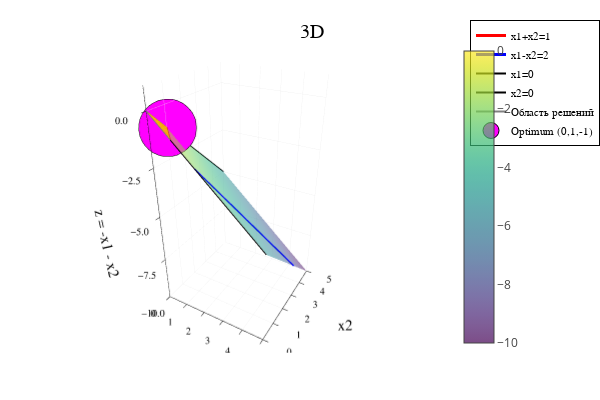

Notebook cell for this chart:
### Code cell
using Plots

f(x, y) = -x - y

xrange = 0:0.1:5
yrange = 0:0.1:5
Z = [ f(x, y) for x in xrange, y in yrange ]

p3d = surface(
    xrange, yrange, Z,
    color = :viridis,
    alpha  = 0.7,
    xlabel = "x1", ylabel = "x2", zlabel = "z = -x1 - x2",
    title  = "3D"
)

t = 0:0.01:1
x_line = t
y_line = 1 .- t
z_line = fill(-1.0, length(t))
plot!(p3d, x_line, y_line, z_line, lw=3, lc=:red, label="x1+x2=1")

t2 = 2:0.01:5
x_line2 = t2
y_line2 = t2 .- 2
z_line2 = [ f(x, y) for (x, y) in zip(x_line2, y_line2) ]
plot!(p3d, x_line2, y_line2, z_line2, lw=3, lc=:blue, label="x1-x2=2")

y_vals = 0:0.01:5
x_vals = zeros(length(y_vals))
z_vals = [ f(0, y) for y in y_vals ]
plot!(p3d, x_vals, y_vals, z_vals, lw=2, lc=:black, label="x1=0")

x_vals2 = 0:0.01:5
y_vals2 = zeros(length(x_vals2))
z_vals2 = [ f(x, 0) for x in x_vals2 ]
plot!(p3d, x_vals2, y_vals2, z_vals2, lw=2, lc=:black, label="x2=0")

A = (0.0, 0.0)
B = (1.0, 0.0)
C = (0.0, 1.0)

t_AB = 0:0.01:1
x_AB = t_AB
y_AB = zeros(length(t_AB))
z_AB = [ f(x, 0) for x in x_AB ]
plot!(p3d, x_AB, y_AB, z_AB, lw=2, lc=:gray, label="Область решений")

t_BC = 0:0.01:1
x_BC = 1 .- t_BC
y_BC = t_BC
z_BC = fill(-1.0, length(t_BC))
plot!(p3d, x_BC, y_BC, z_BC, lw=2, lc=:gray, label="")

t_CA = 0:0.01:1
x_CA = zeros(length(t_CA))
y_CA = 1 .- t_CA
z_CA = [ f(0, y) for y in y_CA ]
plot!(p3d, x_CA, y_CA, z_CA, lw=2, lc=:gray, label="")

delta = 0.05
step = 0.1
for x in 0:step:1
    for y in 0:step:1
        if (x >= 0) && (y >= 0) && (x + y <= 1) && (x + delta + y + delta <= 1)
            x_start = x
            y_start = y
            z_start = f(x, y)
            x_end = x + delta
            y_end = y + delta
            z_end = f(x + delta, y + delta)
            plot!(p3d, [x_start, x_end], [y_start, y_end], [z_start, z_end],
                  lw=1.5, lc=:orange, label="")
        end
    end
end

x_opt = 0.0
y_opt = 1.0
z_opt = f(x_opt, y_opt)  # = -1
scatter!(p3d, [x_opt], [y_opt], [z_opt],
    marker = :star5, markersize = 10, color = :magenta,
    label = "Optimum (0,1,-1)"
)

xlims!(p3d, (0,5))
ylims!(p3d, (0,5))
zlims!(p3d, (-10,1))

display(p3d)

### Figure 1 — Plotly figure (JSON) as saved in the notebook; plotly's stock layout.template omitted (floating-point values rounded to 4 significant figures; data arrays with more than 128 entries replaced by an {"elided": "..."} marker saying what was removed)
{"data": [{"colorbar": {"len": 0.8657, "title": "", "x": 0.7568, "y": 0.5087}, "colorscale": {"elided": "256x2 mixed values"}, "name": "y1", "opacity": 0.7, "scene": "scene", "showlegend": false, "showscale": true, "type": "surface", "x": [0, 0.1, 0.2, 0.3, 0.4, 0.5, 0.6, 0.7, 0.8, 0.9, 1, 1.1, 1.2, 1.3, 1.4, 1.5, 1.6, 1.7, 1.8, 1.9, 2, 2.1, 2.2, 2.3, 2.4, 2.5, 2.6, 2.7, 2.8, 2.9, 3, 3.1, 3.2, 3.3, 3.4, 3.5, 3.6, 3.7, 3.8, 3.9, 4, 4.1, 4.2, 4.3, 4.4, 4.5, 4.6, 4.7, 4.8, 4.9, 5], "xaxis": "x", "y": [0, 0.1, 0.2, 0.3, 0.4, 0.5, 0.6, 0.7, 0.8, 0.9, 1, 1.1, 1.2, 1.3, 1.4, 1.5, 1.6, 1.7, 1.8, 1.9, 2, 2.1, 2.2, 2.3, 2.4, 2.5, 2.6, 2.7, 2.8, 2.9, 3, 3.1, 3.2, 3.3, 3.4, 3.5, 3.6, 3.7, 3.8, 3.9, 4, 4.1, 4.2, 4.3, 4.4, 4.5, 4.6, 4.7, 4.8, 4.9, 5], "yaxis": "y", "z": {"elided": "51x51 float values"}, "zaxis": "z", "zmax": 0, "zmin": -10}, {"colorbar": {"len": 0.8657, "title": "", "x": 0.7568, "y": 0.5087}, "legendgroup": "x1+x2=1", "line": {"color": "rgba(255, 0, 0, 1.000)", "dash": "solid", "shape": "linear", "width": 3}, "mode": "lines", "name": "x1+x2=1", "scene": "scene", "showlegend": true, "type": "scatter3d", "x": [0, 0.01, 0.02, 0.03, 0.04, 0.05, 0.06, 0.07, 0.08, 0.09, 0.1, 0.11, 0.12, 0.13, 0.14, 0.15, 0.16, 0.17, 0.18, 0.19, 0.2, 0.21, 0.22, 0.23, 0.24, 0.25, 0.26, 0.27, 0.28, 0.29, 0.3, 0.31, 0.32, 0.33, 0.34, 0.35, 0.36, 0.37, 0.38, 0.39, 0.4, 0.41, 0.42, 0.43, 0.44, 0.45, 0.46, 0.47, 0.48, 0.49, 0.5, 0.51, 0.52, 0.53, 0.54, 0.55, 0.56, 0.57, 0.58, 0.59, 0.6, 0.61, 0.62, 0.63, 0.64, 0.65, 0.66, 0.67, 0.68, 0.69, 0.7, 0.71, 0.72, 0.73, 0.74, 0.75, 0.76, 0.77, 0.78, 0.79, 0.8, 0.81, 0.82, 0.83, 0.84, 0.85, 0.86, 0.87, 0.88, 0.89, 0.9, 0.91, 0.92, 0.93, 0.94, 0.95, 0.96, 0.97, 0.98, 0.99, 1], "xaxis": "x", "y": [1, 0.99, 0.98, 0.97, 0.96, 0.95, 0.94, 0.93, 0.92, 0.91, 0.9, 0.89, 0.88, 0.87, 0.86, 0.85, 0.84, 0.83, 0.82, 0.81, 0.8, 0.79, 0.78, 0.77, 0.76, 0.75, 0.74, 0.73, 0.72, 0.71, 0.7, 0.69, 0.68, 0.67, 0.66, 0.65, 0.64, 0.63, 0.62, 0.61, 0.6, 0.59, 0.58, 0.57, 0.56, 0.55, 0.54, 0.53, 0.52, 0.51, 0.5, 0.49, 0.48, 0.47, 0.46, 0.45, 0.44, 0.43, 0.42, 0.41, 0.4, 0.39, 0.38, 0.37, 0.36, 0.35, 0.34, 0.33, 0.32, 0.31, 0.3, 0.29, 0.28, 0.27, 0.26, 0.25, 0.24, 0.23, 0.22, 0.21, 0.2, 0.19, 0.18, 0.17, 0.16, 0.15, 0.14, 0.13, 0.12, 0.11, 0.1, 0.09, 0.08, 0.07, 0.06, 0.05, 0.04, 0.03, 0.02, 0.01, 0], "yaxis": "y", "z": [-1, -1, -1, -1, -1, -1, -1, -1, -1, -1, -1, -1, -1, -1, -1, -1, -1, -1, -1, -1, -1, -1, -1, -1, -1, -1, -1, -1, -1, -1, -1, -1, -1, -1, -1, -1, -1, -1, -1, -1, -1, -1, -1, -1, -1, -1, -1, -1, -1, -1, -1, -1, -1, -1, -1, -1, -1, -1, -1, -1, -1, -1, -1, -1, -1, -1, -1, -1, -1, -1, -1, -1, -1, -1, -1, -1, -1, -1, -1, -1, -1, -1, -1, -1, -1, -1, -1, -1, -1, -1, -1, -1, -1, -1, -1, -1, -1, -1, -1, -1, -1], "zaxis": "z", "zmax": 0, "zmin": -10}, {"colorbar": {"len": 0.8657, "title": "", "x": 0.7568, "y": 0.5087}, "legendgroup": "x1-x2=2", "line": {"color": "rgba(0, 0, 255, 1.000)", "dash": "solid", "shape": "linear", "width": 3}, "mode": "lines", "name": "x1-x2=2", "scene": "scene", "showlegend": true, "type": "scatter3d", "x": {"elided": "301 float values"}, "xaxis": "x", "y": {"elided": "301 float values"}, "yaxis": "y", "z": {"elided": "301 float values"}, "zaxis": "z", "zmax": 0, "zmin": -10}, {"colorbar": {"len": 0.8657, "title": "", "x": 0.7568, "y": 0.5087}, "legendgroup": "x1=0", "line": {"color": "rgba(0, 0, 0, 1.000)", "dash": "solid", "shape": "linear", "width": 2}, "mode": "lines", "name": "x1=0", "scene": "scene", "showlegend": true, "type": "scatter3d", "x": {"elided": "501 int values"}, "xaxis": "x", "y": {"elided": "501 float values"}, "yaxis": "y", "z": {"elided": "501 float values"}, "zaxis": "z", "zmax": 0, "zmin": -10}, {"colorbar": {"len": 0.8657, "title": "", "x": 0.7568, "y": 0.5087}, "legendgroup": "x2=0", "line": {"color": "rgba(0, 0, 0, 1.000)", "dash": "solid", "shape": "linear", "width": 2}, "mode": "lines", "name": "x2=0", "scene": "scene", "showlegend": true, "type": "scatter3d", "x": {"elided": "501 float values"}, "xaxis": "x", "y": {"elided": "501 int values"}, "yaxis": "y", "z": {"elided": "501 float values"}, "zaxis": "z", "zmax": 0, "zmin": -10}, {"colorbar": {"len": 0.8657, "title": "", "x": 0.7568, "y": 0.5087}, "legendgroup": "Область решений", "line": {"color": "rgba(128, 128, 128, 1.000)", "dash": "solid", "shape": "linear", "width": 2}, "mode": "lines", "name": "Область решений", "scene": "scene", "showlegend": true, "type": "scatter3d", "x": [0, 0.01, 0.02, 0.03, 0.04, 0.05, 0.06, 0.07, 0.08, 0.09, 0.1, 0.11, 0.12, 0.13, 0.14, 0.15, 0.16, 0.17, 0.18, 0.19, 0.2, 0.21, 0.22, 0.23, 0.24, 0.25, 0.26, 0.27, 0.28, 0.29, 0.3, 0.31, 0.32, 0.33, 0.34, 0.35, 0.36, 0.37, 0.38, 0.39, 0.4, 0.41, 0.42, 0.43, 0.44, 0.45, 0.46, 0.47, 0.48, 0.49, 0.5, 0.51, 0.52, 0.53, 0.54, 0.55, 0.56, 0.57, 0.58, 0.59, 0.6, 0.61, 0.62, 0.63, 0.64, 0.65, 0.66, 0.67, 0.68, 0.69, 0.7, 0.71, 0.72, 0.73, 0.74, 0.75, 0.76, 0.77, 0.78, 0.79, 0.8, 0.81, 0.82, 0.83, 0.84, 0.85, 0.86, 0.87, 0.88, 0.89, 0.9, 0.91, 0.92, 0.93, 0.94, 0.95, 0.96, 0.97, 0.98, 0.99, 1], "xaxis": "x", "y": [0, 0, 0, 0, 0, 0, 0, 0, 0, 0, 0, 0, 0, 0, 0, 0, 0, 0, 0, 0, 0, 0, 0, 0, 0, 0, 0, 0, 0, 0, 0, 0, 0, 0, 0, 0, 0, 0, 0, 0, 0, 0, 0, 0, 0, 0, 0, 0, 0, 0, 0, 0, 0, 0, 0, 0, 0, 0, 0, 0, 0, 0, 0, 0, 0, 0, 0, 0, 0, 0, 0, 0, 0, 0, 0, 0, 0, 0, 0, 0, 0, 0, 0, 0, 0, 0, 0, 0, 0, 0, 0, 0, 0, 0, 0, 0, 0, 0, 0, 0, 0], "yaxis": "y", "z": [0, -0.01, -0.02, -0.03, -0.04, -0.05, -0.06, -0.07, -0.08, -0.09, -0.1, -0.11, -0.12, -0.13, -0.14, -0.15, -0.16, -0.17, -0.18, -0.19, -0.2, -0.21, -0.22, -0.23, -0.24, -0.25, -0.26, -0.27, -0.28, -0.29, -0.3, -0.31, -0.32, -0.33, -0.34, -0.35, -0.36, -0.37, -0.38, -0.39, -0.4, -0.41, -0.42, -0.43, -0.44, -0.45, -0.46, -0.47, -0.48, -0.49, -0.5, -0.51, -0.52, -0.53, -0.54, -0.55, -0.56, -0.57, -0.58, -0.59, -0.6, -0.61, -0.62, -0.63, -0.64, -0.65, -0.66, -0.67, -0.68, -0.69, -0.7, -0.71, -0.72, -0.73, -0.74, -0.75, -0.76, -0.77, -0.78, -0.79, -0.8, -0.81, -0.82, -0.83, -0.84, -0.85, -0.86, -0.87, -0.88, -0.89, -0.9, -0.91, -0.92, -0.93, -0.94, -0.95, -0.96, -0.97, -0.98, -0.99, -1], "zaxis": "z", "zmax": 0, "zmin": -10}, {"colorbar": {"len": 0.8657, "title": "", "x": 0.7568, "y": 0.5087}, "legendgroup": "", "line": {"color": "rgba(128, 128, 128, 1.000)", "dash": "solid", "shape": "linear", "width": 2}, "mode": "lines", "name": "", "scene": "scene", "showlegend": false, "type": "scatter3d", "x": [1, 0.99, 0.98, 0.97, 0.96, 0.95, 0.94, 0.93, 0.92, 0.91, 0.9, 0.89, 0.88, 0.87, 0.86, 0.85, 0.84, 0.83, 0.82, 0.81, 0.8, 0.79, 0.78, 0.77, 0.76, 0.75, 0.74, 0.73, 0.72, 0.71, 0.7, 0.69, 0.68, 0.67, 0.66, 0.65, 0.64, 0.63, 0.62, 0.61, 0.6, 0.59, 0.58, 0.57, 0.56, 0.55, 0.54, 0.53, 0.52, 0.51, 0.5, 0.49, 0.48, 0.47, 0.46, 0.45, 0.44, 0.43, 0.42, 0.41, 0.4, 0.39, 0.38, 0.37, 0.36, 0.35, 0.34, 0.33, 0.32, 0.31, 0.3, 0.29, 0.28, 0.27, 0.26, 0.25, 0.24, 0.23, 0.22, 0.21, 0.2, 0.19, 0.18, 0.17, 0.16, 0.15, 0.14, 0.13, 0.12, 0.11, 0.1, 0.09, 0.08, 0.07, 0.06, 0.05, 0.04, 0.03, 0.02, 0.01, 0], "xaxis": "x", "y": [0, 0.01, 0.02, 0.03, 0.04, 0.05, 0.06, 0.07, 0.08, 0.09, 0.1, 0.11, 0.12, 0.13, 0.14, 0.15, 0.16, 0.17, 0.18, 0.19, 0.2, 0.21, 0.22, 0.23, 0.24, 0.25, 0.26, 0.27, 0.28, 0.29, 0.3, 0.31, 0.32, 0.33, 0.34, 0.35, 0.36, 0.37, 0.38, 0.39, 0.4, 0.41, 0.42, 0.43, 0.44, 0.45, 0.46, 0.47, 0.48, 0.49, 0.5, 0.51, 0.52, 0.53, 0.54, 0.55, 0.56, 0.57, 0.58, 0.59, 0.6, 0.61, 0.62, 0.63, 0.64, 0.65, 0.66, 0.67, 0.68, 0.69, 0.7, 0.71, 0.72, 0.73, 0.74, 0.75, 0.76, 0.77, 0.78, 0.79, 0.8, 0.81, 0.82, 0.83, 0.84, 0.85, 0.86, 0.87, 0.88, 0.89, 0.9, 0.91, 0.92, 0.93, 0.94, 0.95, 0.96, 0.97, 0.98, 0.99, 1], "yaxis": "y", "z": [-1, -1, -1, -1, -1, -1, -1, -1, -1, -1, -1, -1, -1, -1, -1, -1, -1, -1, -1, -1, -1, -1, -1, -1, -1, -1, -1, -1, -1, -1, -1, -1, -1, -1, -1, -1, -1, -1, -1, -1, -1, -1, -1, -1, -1, -1, -1, -1, -1, -1, -1, -1, -1, -1, -1, -1, -1, -1, -1, -1, -1, -1, -1, -1, -1, -1, -1, -1, -1, -1, -1, -1, -1, -1, -1, -1, -1, -1, -1, -1, -1, -1, -1, -1, -1, -1, -1, -1, -1, -1, -1, -1, -1, -1, -1, -1, -1, -1, -1, -1, -1], "zaxis": "z", "zmax": 0, "zmin": -10}, {"colorbar": {"len": 0.8657, "title": "", "x": 0.7568, "y": 0.5087}, "legendgroup": "", "line": {"color": "rgba(128, 128, 128, 1.000)", "dash": "solid", "shape": "linear", "width": 2}, "mode": "lines", "name": "", "scene": "scene", "showlegend": false, "type": "scatter3d", "x": [0, 0, 0, 0, 0, 0, 0, 0, 0, 0, 0, 0, 0, 0, 0, 0, 0, 0, 0, 0, 0, 0, 0, 0, 0, 0, 0, 0, 0, 0, 0, 0, 0, 0, 0, 0, 0, 0, 0, 0, 0, 0, 0, 0, 0, 0, 0, 0, 0, 0, 0, 0, 0, 0, 0, 0, 0, 0, 0, 0, 0, 0, 0, 0, 0, 0, 0, 0, 0, 0, 0, 0, 0, 0, 0, 0, 0, 0, 0, 0, 0, 0, 0, 0, 0, 0, 0, 0, 0, 0, 0, 0, 0, 0, 0, 0, 0, 0, 0, 0, 0], "xaxis": "x", "y": [1, 0.99, 0.98, 0.97, 0.96, 0.95, 0.94, 0.93, 0.92, 0.91, 0.9, 0.89, 0.88, 0.87, 0.86, 0.85, 0.84, 0.83, 0.82, 0.81, 0.8, 0.79, 0.78, 0.77, 0.76, 0.75, 0.74, 0.73, 0.72, 0.71, 0.7, 0.69, 0.68, 0.67, 0.66, 0.65, 0.64, 0.63, 0.62, 0.61, 0.6, 0.59, 0.58, 0.57, 0.56, 0.55, 0.54, 0.53, 0.52, 0.51, 0.5, 0.49, 0.48, 0.47, 0.46, 0.45, 0.44, 0.43, 0.42, 0.41, 0.4, 0.39, 0.38, 0.37, 0.36, 0.35, 0.34, 0.33, 0.32, 0.31, 0.3, 0.29, 0.28, 0.27, 0.26, 0.25, 0.24, 0.23, 0.22, 0.21, 0.2, 0.19, 0.18, 0.17, 0.16, 0.15, 0.14, 0.13, 0.12, 0.11, 0.1, 0.09, 0.08, 0.07, 0.06, 0.05, 0.04, 0.03, 0.02, 0.01, 0], "yaxis": "y", "z": [-1, -0.99, -0.98, -0.97, -0.96, -0.95, -0.94, -0.93, -0.92, -0.91, -0.9, -0.89, -0.88, -0.87, -0.86, -0.85, -0.84, -0.83, -0.82, -0.81, -0.8, -0.79, -0.78, -0.77, -0.76, -0.75, -0.74, -0.73, -0.72, -0.71, -0.7, -0.69, -0.68, -0.67, -0.66, -0.65, -0.64, -0.63, -0.62, -0.61, -0.6, -0.59, -0.58, -0.57, -0.56, -0.55, -0.54, -0.53, -0.52, -0.51, -0.5, -0.49, -0.48, -0.47, -0.46, -0.45, -0.44, -0.43, -0.42, -0.41, -0.4, -0.39, -0.38, -0.37, -0.36, -0.35, -0.34, -0.33, -0.32, -0.31, -0.3, -0.29, -0.28, -0.27, -0.26, -0.25, -0.24, -0.23, -0.22, -0.21, -0.2, -0.19, -0.18, -0.17, -0.16, -0.15, -0.14, -0.13, -0.12, -0.11, -0.1, -0.09, -0.08, -0.07, -0.06, -0.05, -0.04, -0.03, -0.02, -0.01, 0], "zaxis": "z", "zmax": 0, "zmin": -10}, {"colorbar": {"len": 0.8657, "title": "", "x": 0.7568, "y": 0.5087}, "legendgroup": "", "line": {"color": "rgba(255, 165, 0, 1.000)", "dash": "solid", "shape": "linear", "width": 1.5}, "mode": "lines", "name": "", "scene": "scene", "showlegend": false, "type": "scatter3d", "x": [0, 0.05], "xaxis": "x", "y": [0, 0.05], "yaxis": "y", "z": [0, -0.1], "zaxis": "z", "zmax": 0, "zmin": -10}, {"colorbar": {"len": 0.8657, "title": "", "x": 0.7568, "y": 0.5087}, "legendgroup": "", "line": {"color": "rgba(255, 165, 0, 1.000)", "dash": "solid", "shape": "linear", "width": 1.5}, "mode": "lines", "name": "", "scene": "scene", "showlegend": false, "type": "scatter3d", "x": [0, 0.05], "xaxis": "x", "y": [0.1, 0.15], "yaxis": "y", "z": [-0.1, -0.2], "zaxis": "z", "zmax": 0, "zmin": -10}, {"colorbar": {"len": 0.8657, "title": "", "x": 0.7568, "y": 0.5087}, "legendgroup": "", "line": {"color": "rgba(255, 165, 0, 1.000)", "dash": "solid", "shape": "linear", "width": 1.5}, "mode": "lines", "name": "", "scene": "scene", "showlegend": false, "type": "scatter3d", "x": [0, 0.05], "xaxis": "x", "y": [0.2, 0.25], "yaxis": "y", "z": [-0.2, -0.3], "zaxis": "z", "zmax": 0, "zmin": -10}, {"colorbar": {"len": 0.8657, "title": "", "x": 0.7568, "y": 0.5087}, "legendgroup": "", "line": {"color": "rgba(255, 165, 0, 1.000)", "dash": "solid", "shape": "linear", "width": 1.5}, "mode": "lines", "name": "", "scene": "scene", "showlegend": false, "type": "scatter3d", "x": [0, 0.05], "xaxis": "x", "y": [0.3, 0.35], "yaxis": "y", "z": [-0.3, -0.4], "zaxis": "z", "zmax": 0, "zmin": -10}, {"colorbar": {"len": 0.8657, "title": "", "x": 0.7568, "y": 0.5087}, "legendgroup": "", "line": {"color": "rgba(255, 165, 0, 1.000)", "dash": "solid", "shape": "linear", "width": 1.5}, "mode": "lines", "name": "", "scene": "scene", "showlegend": false, "type": "scatter3d", "x": [0, 0.05], "xaxis": "x", "y": [0.4, 0.45], "yaxis": "y", "z": [-0.4, -0.5], "zaxis": "z", "zmax": 0, "zmin": -10}, {"colorbar": {"len": 0.8657, "title": "", "x": 0.7568, "y": 0.5087}, "legendgroup": "", "line": {"color": "rgba(255, 165, 0, 1.000)", "dash": "solid", "shape": "linear", "width": 1.5}, "mode": "lines", "name": "", "scene": "scene", "showlegend": false, "type": "scatter3d", "x": [0, 0.05], "xaxis": "x", "y": [0.5, 0.55], "yaxis": "y", "z": [-0.5, -0.6], "zaxis": "z", "zmax": 0, "zmin": -10}, {"colorbar": {"len": 0.8657, "title": "", "x": 0.7568, "y": 0.5087}, "legendgroup": "", "line": {"color": "rgba(255, 165, 0, 1.000)", "dash": "solid", "shape": "linear", "width": 1.5}, "mode": "lines", "name": "", "scene": "scene", "showlegend": false, "type": "scatter3d", "x": [0, 0.05], "xaxis": "x", "y": [0.6, 0.65], "yaxis": "y", "z": [-0.6, -0.7], "zaxis": "z", "zmax": 0, "zmin": -10}, {"colorbar": {"len": 0.8657, "title": "", "x": 0.7568, "y": 0.5087}, "legendgroup": "", "line": {"color": "rgba(255, 165, 0, 1.000)", "dash": "solid", "shape": "linear", "width": 1.5}, "mode": "lines", "name": "", "scene": "scene", "showlegend": false, "type": "scatter3d", "x": [0, 0.05], "xaxis": "x", "y": [0.7, 0.75], "yaxis": "y", "z": [-0.7, -0.8], "zaxis": "z", "zmax": 0, "zmin": -10}, {"colorbar": {"len": 0.8657, "title": "", "x": 0.7568, "y": 0.5087}, "legendgroup": "", "line": {"color": "rgba(255, 165, 0, 1.000)", "dash": "solid", "shape": "linear", "width": 1.5}, "mode": "lines", "name": "", "scene": "scene", "showlegend": false, "type": "scatter3d", "x": [0, 0.05], "xaxis": "x", "y": [0.8, 0.85], "yaxis": "y", "z": [-0.8, -0.9], "zaxis": "z", "zmax": 0, "zmin": -10}, {"colorbar": {"len": 0.8657, "title": "", "x": 0.7568, "y": 0.5087}, "legendgroup": "", "line": {"color": "rgba(255, 165, 0, 1.000)", "dash": "solid", "shape": "linear", "width": 1.5}, "mode": "lines", "name": "", "scene": "scene", "showlegend": false, "type": "scatter3d", "x": [0, 0.05], "xaxis": "x", "y": [0.9, 0.95], "yaxis": "y", "z": [-0.9, -1], "zaxis": "z", "zmax": 0, "zmin": -10}, {"colorbar": {"len": 0.8657, "title": "", "x": 0.7568, "y": 0.5087}, "legendgroup": "", "line": {"color": "rgba(255, 165, 0, 1.000)", "dash": "solid", "shape": "linear", "width": 1.5}, "mode": "lines", "name": "", "scene": "scene", "showlegend": false, "type": "scatter3d", "x": [0.1, 0.15], "xaxis": "x", "y": [0, 0.05], "yaxis": "y", "z": [-0.1, -0.2], "zaxis": "z", "zmax": 0, "zmin": -10}, {"colorbar": {"len": 0.8657, "title": "", "x": 0.7568, "y": 0.5087}, "legendgroup": "", "line": {"color": "rgba(255, 165, 0, 1.000)", "dash": "solid", "shape": "linear", "width": 1.5}, "mode": "lines", "name": "", "scene": "scene", "showlegend": false, "type": "scatter3d", "x": [0.1, 0.15], "xaxis": "x", "y": [0.1, 0.15], "yaxis": "y", "z": [-0.2, -0.3], "zaxis": "z", "zmax": 0, "zmin": -10}, {"colorbar": {"len": 0.8657, "title": "", "x": 0.7568, "y": 0.5087}, "legendgroup": "", "line": {"color": "rgba(255, 165, 0, 1.000)", "dash": "solid", "shape": "linear", "width": 1.5}, "mode": "lines", "name": "", "scene": "scene", "showlegend": false, "type": "scatter3d", "x": [0.1, 0.15], "xaxis": "x", "y": [0.2, 0.25], "yaxis": "y", "z": [-0.3, -0.4], "zaxis": "z", "zmax": 0, "zmin": -10}, {"colorbar": {"len": 0.8657, "title": "", "x": 0.7568, "y": 0.5087}, "legendgroup": "", "line": {"color": "rgba(255, 165, 0, 1.000)", "dash": "solid", "shape": "linear", "width": 1.5}, "mode": "lines", "name": "", "scene": "scene", "showlegend": false, "type": "scatter3d", "x": [0.1, 0.15], "xaxis": "x", "y": [0.3, 0.35], "yaxis": "y", "z": [-0.4, -0.5], "zaxis": "z", "zmax": 0, "zmin": -10}, {"colorbar": {"len": 0.8657, "title": "", "x": 0.7568, "y": 0.5087}, "legendgroup": "", "line": {"color": "rgba(255, 165, 0, 1.000)", "dash": "solid", "shape": "linear", "width": 1.5}, "mode": "lines", "name": "", "scene": "scene", "showlegend": false, "type": "scatter3d", "x": [0.1, 0.15], "xaxis": "x", "y": [0.4, 0.45], "yaxis": "y", "z": [-0.5, -0.6], "zaxis": "z", "zmax": 0, "zmin": -10}, {"colorbar": {"len": 0.8657, "title": "", "x": 0.7568, "y": 0.5087}, "legendgroup": "", "line": {"color": "rgba(255, 165, 0, 1.000)", "dash": "solid", "shape": "linear", "width": 1.5}, "mode": "lines", "name": "", "scene": "scene", "showlegend": false, "type": "scatter3d", "x": [0.1, 0.15], "xaxis": "x", "y": [0.5, 0.55], "yaxis": "y", "z": [-0.6, -0.7], "zaxis": "z", "zmax": 0, "zmin": -10}, {"colorbar": {"len": 0.8657, "title": "", "x": 0.7568, "y": 0.5087}, "legendgroup": "", "line": {"color": "rgba(255, 165, 0, 1.000)", "dash": "solid", "shape": "linear", "width": 1.5}, "mode": "lines", "name": "", "scene": "scene", "showlegend": false, "type": "scatter3d", "x": [0.1, 0.15], "xaxis": "x", "y": [0.6, 0.65], "yaxis": "y", "z": [-0.7, -0.8], "zaxis": "z", "zmax": 0, "zmin": -10}, {"colorbar": {"len": 0.8657, "title": "", "x": 0.7568, "y": 0.5087}, "legendgroup": "", "line": {"color": "rgba(255, 165, 0, 1.000)", "dash": "solid", "shape": "linear", "width": 1.5}, "mode": "lines", "name": "", "scene": "scene", "showlegend": false, "type": "scatter3d", "x": [0.1, 0.15], "xaxis": "x", "y": [0.7, 0.75], "yaxis": "y", "z": [-0.8, -0.9], "zaxis": "z", "zmax": 0, "zmin": -10}, {"colorbar": {"len": 0.8657, "title": "", "x": 0.7568, "y": 0.5087}, "legendgroup": "", "line": {"color": "rgba(255, 165, 0, 1.000)", "dash": "solid", "shape": "linear", "width": 1.5}, "mode": "lines", "name": "", "scene": "scene", "showlegend": false, "type": "scatter3d", "x": [0.1, 0.15], "xaxis": "x", "y": [0.8, 0.85], "yaxis": "y", "z": [-0.9, -1], "zaxis": "z", "zmax": 0, "zmin": -10}, {"colorbar": {"len": 0.8657, "title": "", "x": 0.7568, "y": 0.5087}, "legendgroup": "", "line": {"color": "rgba(255, 165, 0, 1.000)", "dash": "solid", "shape": "linear", "width": 1.5}, "mode": "lines", "name": "", "scene": "scene", "showlegend": false, "type": "scatter3d", "x": [0.2, 0.25], "xaxis": "x", "y": [0, 0.05], "yaxis": "y", "z": [-0.2, -0.3], "zaxis": "z", "zmax": 0, "zmin": -10}, {"colorbar": {"len": 0.8657, "title": "", "x": 0.7568, "y": 0.5087}, "legendgroup": "", "line": {"color": "rgba(255, 165, 0, 1.000)", "dash": "solid", "shape": "linear", "width": 1.5}, "mode": "lines", "name": "", "scene": "scene", "showlegend": false, "type": "scatter3d", "x": [0.2, 0.25], "xaxis": "x", "y": [0.1, 0.15], "yaxis": "y", "z": [-0.3, -0.4], "zaxis": "z", "zmax": 0, "zmin": -10}, {"colorbar": {"len": 0.8657, "title": "", "x": 0.7568, "y": 0.5087}, "legendgroup": "", "line": {"color": "rgba(255, 165, 0, 1.000)", "dash": "solid", "shape": "linear", "width": 1.5}, "mode": "lines", "name": "", "scene": "scene", "showlegend": false, "type": "scatter3d", "x": [0.2, 0.25], "xaxis": "x", "y": [0.2, 0.25], "yaxis": "y", "z": [-0.4, -0.5], "zaxis": "z", "zmax": 0, "zmin": -10}, {"colorbar": {"len": 0.8657, "title": "", "x": 0.7568, "y": 0.5087}, "legendgroup": "", "line": {"color": "rgba(255, 165, 0, 1.000)", "dash": "solid", "shape": "linear", "width": 1.5}, "mode": "lines", "name": "", "scene": "scene", "showlegend": false, "type": "scatter3d", "x": [0.2, 0.25], "xaxis": "x", "y": [0.3, 0.35], "yaxis": "y", "z": [-0.5, -0.6], "zaxis": "z", "zmax": 0, "zmin": -10}, {"colorbar": {"len": 0.8657, "title": "", "x": 0.7568, "y": 0.5087}, "legendgroup": "", "line": {"color": "rgba(255, 165, 0, 1.000)", "dash": "solid", "shape": "linear", "width": 1.5}, "mode": "lines", "name": "", "scene": "scene", "showlegend": false, "type": "scatter3d", "x": [0.2, 0.25], "xaxis": "x", "y": [0.4, 0.45], "yaxis": "y", "z": [-0.6, -0.7], "zaxis": "z", "zmax": 0, "zmin": -10}, {"colorbar": {"len": 0.8657, "title": "", "x": 0.7568, "y": 0.5087}, "legendgroup": "", "line": {"color": "rgba(255, 165, 0, 1.000)", "dash": "solid", "shape": "linear", "width": 1.5}, "mode": "lines", "name": "", "scene": "scene", "showlegend": false, "type": "scatter3d", "x": [0.2, 0.25], "xaxis": "x", "y": [0.5, 0.55], "yaxis": "y", "z": [-0.7, -0.8], "zaxis": "z", "zmax": 0, "zmin": -10}, {"colorbar": {"len": 0.8657, "title": "", "x": 0.7568, "y": 0.5087}, "legendgroup": "", "line": {"color": "rgba(255, 165, 0, 1.000)", "dash": "solid", "shape": "linear", "width": 1.5}, "mode": "lines", "name": "", "scene": "scene", "showlegend": false, "type": "scatter3d", "x": [0.2, 0.25], "xaxis": "x", "y": [0.6, 0.65], "yaxis": "y", "z": [-0.8, -0.9], "zaxis": "z", "zmax": 0, "zmin": -10}, {"colorbar": {"len": 0.8657, "title": "", "x": 0.7568, "y": 0.5087}, "legendgroup": "", "line": {"color": "rgba(255, 165, 0, 1.000)", "dash": "solid", "shape": "linear", "width": 1.5}, "mode": "lines", "name": "", "scene": "scene", "showlegend": false, "type": "scatter3d", "x": [0.2, 0.25], "xaxis": "x", "y": [0.7, 0.75], "yaxis": "y", "z": [-0.9, -1], "zaxis": "z", "zmax": 0, "zmin": -10}, {"colorbar": {"len": 0.8657, "title": "", "x": 0.7568, "y": 0.5087}, "legendgroup": "", "line": {"color": "rgba(255, 165, 0, 1.000)", "dash": "solid", "shape": "linear", "width": 1.5}, "mode": "lines", "name": "", "scene": "scene", "showlegend": false, "type": "scatter3d", "x": [0.3, 0.35], "xaxis": "x", "y": [0, 0.05], "yaxis": "y", "z": [-0.3, -0.4], "zaxis": "z", "zmax": 0, "zmin": -10}, {"colorbar": {"len": 0.8657, "title": "", "x": 0.7568, "y": 0.5087}, "legendgroup": "", "line": {"color": "rgba(255, 165, 0, 1.000)", "dash": "solid", "shape": "linear", "width": 1.5}, "mode": "lines", "name": "", "scene": "scene", "showlegend": false, "type": "scatter3d", "x": [0.3, 0.35], "xaxis": "x", "y": [0.1, 0.15], "yaxis": "y", "z": [-0.4, -0.5], "zaxis": "z", "zmax": 0, "zmin": -10}, {"colorbar": {"len": 0.8657, "title": "", "x": 0.7568, "y": 0.5087}, "legendgroup": "", "line": {"color": "rgba(255, 165, 0, 1.000)", "dash": "solid", "shape": "linear", "width": 1.5}, "mode": "lines", "name": "", "scene": "scene", "showlegend": false, "type": "scatter3d", "x": [0.3, 0.35], "xaxis": "x", "y": [0.2, 0.25], "yaxis": "y", "z": [-0.5, -0.6], "zaxis": "z", "zmax": 0, "zmin": -10}, {"colorbar": {"len": 0.8657, "title": "", "x": 0.7568, "y": 0.5087}, "legendgroup": "", "line": {"color": "rgba(255, 165, 0, 1.000)", "dash": "solid", "shape": "linear", "width": 1.5}, "mode": "lines", "name": "", "scene": "scene", "showlegend": false, "type": "scatter3d", "x": [0.3, 0.35], "xaxis": "x", "y": [0.3, 0.35], "yaxis": "y", "z": [-0.6, -0.7], "zaxis": "z", "zmax": 0, "zmin": -10}, {"colorbar": {"len": 0.8657, "title": "", "x": 0.7568, "y": 0.5087}, "legendgroup": "", "line": {"color": "rgba(255, 165, 0, 1.000)", "dash": "solid", "shape": "linear", "width": 1.5}, "mode": "lines", "name": "", "scene": "scene", "showlegend": false, "type": "scatter3d", "x": [0.3, 0.35], "xaxis": "x", "y": [0.4, 0.45], "yaxis": "y", "z": [-0.7, -0.8], "zaxis": "z", "zmax": 0, "zmin": -10}, {"colorbar": {"len": 0.8657, "title": "", "x": 0.7568, "y": 0.5087}, "legendgroup": "", "line": {"color": "rgba(255, 165, 0, 1.000)", "dash": "solid", "shape": "linear", "width": 1.5}, "mode": "lines", "name": "", "scene": "scene", "showlegend": false, "type": "scatter3d", "x": [0.3, 0.35], "xaxis": "x", "y": [0.5, 0.55], "yaxis": "y", "z": [-0.8, -0.9], "zaxis": "z", "zmax": 0, "zmin": -10}, {"colorbar": {"len": 0.8657, "title": "", "x": 0.7568, "y": 0.5087}, "legendgroup": "", "line": {"color": "rgba(255, 165, 0, 1.000)", "dash": "solid", "shape": "linear", "width": 1.5}, "mode": "lines", "name": "", "scene": "scene", "showlegend": false, "type": "scatter3d", "x": [0.3, 0.35], "xaxis": "x", "y": [0.6, 0.65], "yaxis": "y", "z": [-0.9, -1], "zaxis": "z", "zmax": 0, "zmin": -10}, {"colorbar": {"len": 0.8657, "title": "", "x": 0.7568, "y": 0.5087}, "legendgroup": "", "line": {"color": "rgba(255, 165, 0, 1.000)", "dash": "solid", "shape": "linear", "width": 1.5}, "mode": "lines", "name": "", "scene": "scene", "showlegend": false, "type": "scatter3d", "x": [0.4, 0.45], "xaxis": "x", "y": [0, 0.05], "yaxis": "y", "z": [-0.4, -0.5], "zaxis": "z", "zmax": 0, "zmin": -10}, {"colorbar": {"len": 0.8657, "title": "", "x": 0.7568, "y": 0.5087}, "legendgroup": "", "line": {"color": "rgba(255, 165, 0, 1.000)", "dash": "solid", "shape": "linear", "width": 1.5}, "mode": "lines", "name": "", "scene": "scene", "showlegend": false, "type": "scatter3d", "x": [0.4, 0.45], "xaxis": "x", "y": [0.1, 0.15], "yaxis": "y", "z": [-0.5, -0.6], "zaxis": "z", "zmax": 0, "zmin": -10}, {"colorbar": {"len": 0.8657, "title": "", "x": 0.7568, "y": 0.5087}, "legendgroup": "", "line": {"color": "rgba(255, 165, 0, 1.000)", "dash": "solid", "shape": "linear", "width": 1.5}, "mode": "lines", "name": "", "scene": "scene", "showlegend": false, "type": "scatter3d", "x": [0.4, 0.45], "xaxis": "x", "y": [0.2, 0.25], "yaxis": "y", "z": [-0.6, -0.7], "zaxis": "z", "zmax": 0, "zmin": -10}, {"colorbar": {"len": 0.8657, "title": "", "x": 0.7568, "y": 0.5087}, "legendgroup": "", "line": {"color": "rgba(255, 165, 0, 1.000)", "dash": "solid", "shape": "linear", "width": 1.5}, "mode": "lines", "name": "", "scene": "scene", "showlegend": false, "type": "scatter3d", "x": [0.4, 0.45], "xaxis": "x", "y": [0.3, 0.35], "yaxis": "y", "z": [-0.7, -0.8], "zaxis": "z", "zmax": 0, "zmin": -10}, {"colorbar": {"len": 0.8657, "title": "", "x": 0.7568, "y": 0.5087}, "legendgroup": "", "line": {"color": "rgba(255, 165, 0, 1.000)", "dash": "solid", "shape": "linear", "width": 1.5}, "mode": "lines", "name": "", "scene": "scene", "showlegend": false, "type": "scatter3d", "x": [0.4, 0.45], "xaxis": "x", "y": [0.4, 0.45], "yaxis": "y", "z": [-0.8, -0.9], "zaxis": "z", "zmax": 0, "zmin": -10}, {"colorbar": {"len": 0.8657, "title": "", "x": 0.7568, "y": 0.5087}, "legendgroup": "", "line": {"color": "rgba(255, 165, 0, 1.000)", "dash": "solid", "shape": "linear", "width": 1.5}, "mode": "lines", "name": "", "scene": "scene", "showlegend": false, "type": "scatter3d", "x": [0.4, 0.45], "xaxis": "x", "y": [0.5, 0.55], "yaxis": "y", "z": [-0.9, -1], "zaxis": "z", "zmax": 0, "zmin": -10}, {"colorbar": {"len": 0.8657, "title": "", "x": 0.7568, "y": 0.5087}, "legendgroup": "", "line": {"color": "rgba(255, 165, 0, 1.000)", "dash": "solid", "shape": "linear", "width": 1.5}, "mode": "lines", "name": "", "scene": "scene", "showlegend": false, "type": "scatter3d", "x": [0.5, 0.55], "xaxis": "x", "y": [0, 0.05], "yaxis": "y", "z": [-0.5, -0.6], "zaxis": "z", "zmax": 0, "zmin": -10}, {"colorbar": {"len": 0.8657, "title": "", "x": 0.7568, "y": 0.5087}, "legendgroup": "", "line": {"color": "rgba(255, 165, 0, 1.000)", "dash": "solid", "shape": "linear", "width": 1.5}, "mode": "lines", "name": "", "scene": "scene", "showlegend": false, "type": "scatter3d", "x": [0.5, 0.55], "xaxis": "x", "y": [0.1, 0.15], "yaxis": "y", "z": [-0.6, -0.7], "zaxis": "z", "zmax": 0, "zmin": -10}, {"colorbar": {"len": 0.8657, "title": "", "x": 0.7568, "y": 0.5087}, "legendgroup": "", "line": {"color": "rgba(255, 165, 0, 1.000)", "dash": "solid", "shape": "linear", "width": 1.5}, "mode": "lines", "name": "", "scene": "scene", "showlegend": false, "type": "scatter3d", "x": [0.5, 0.55], "xaxis": "x", "y": [0.2, 0.25], "yaxis": "y", "z": [-0.7, -0.8], "zaxis": "z", "zmax": 0, "zmin": -10}, {"colorbar": {"len": 0.8657, "title": "", "x": 0.7568, "y": 0.5087}, "legendgroup": "", "line": {"color": "rgba(255, 165, 0, 1.000)", "dash": "solid", "shape": "linear", "width": 1.5}, "mode": "lines", "name": "", "scene": "scene", "showlegend": false, "type": "scatter3d", "x": [0.5, 0.55], "xaxis": "x", "y": [0.3, 0.35], "yaxis": "y", "z": [-0.8, -0.9], "zaxis": "z", "zmax": 0, "zmin": -10}, {"colorbar": {"len": 0.8657, "title": "", "x": 0.7568, "y": 0.5087}, "legendgroup": "", "line": {"color": "rgba(255, 165, 0, 1.000)", "dash": "solid", "shape": "linear", "width": 1.5}, "mode": "lines", "name": "", "scene": "scene", "showlegend": false, "type": "scatter3d", "x": [0.5, 0.55], "xaxis": "x", "y": [0.4, 0.45], "yaxis": "y", "z": [-0.9, -1], "zaxis": "z", "zmax": 0, "zmin": -10}, {"colorbar": {"len": 0.8657, "title": "", "x": 0.7568, "y": 0.5087}, "legendgroup": "", "line": {"color": "rgba(255, 165, 0, 1.000)", "dash": "solid", "shape": "linear", "width": 1.5}, "mode": "lines", "name": "", "scene": "scene", "showlegend": false, "type": "scatter3d", "x": [0.6, 0.65], "xaxis": "x", "y": [0, 0.05], "yaxis": "y", "z": [-0.6, -0.7], "zaxis": "z", "zmax": 0, "zmin": -10}, {"colorbar": {"len": 0.8657, "title": "", "x": 0.7568, "y": 0.5087}, "legendgroup": "", "line": {"color": "rgba(255, 165, 0, 1.000)", "dash": "solid", "shape": "linear", "width": 1.5}, "mode": "lines", "name": "", "scene": "scene", "showlegend": false, "type": "scatter3d", "x": [0.6, 0.65], "xaxis": "x", "y": [0.1, 0.15], "yaxis": "y", "z": [-0.7, -0.8], "zaxis": "z", "zmax": 0, "zmin": -10}, {"colorbar": {"len": 0.8657, "title": "", "x": 0.7568, "y": 0.5087}, "legendgroup": "", "line": {"color": "rgba(255, 165, 0, 1.000)", "dash": "solid", "shape": "linear", "width": 1.5}, "mode": "lines", "name": "", "scene": "scene", "showlegend": false, "type": "scatter3d", "x": [0.6, 0.65], "xaxis": "x", "y": [0.2, 0.25], "yaxis": "y", "z": [-0.8, -0.9], "zaxis": "z", "zmax": 0, "zmin": -10}, {"colorbar": {"len": 0.8657, "title": "", "x": 0.7568, "y": 0.5087}, "legendgroup": "", "line": {"color": "rgba(255, 165, 0, 1.000)", "dash": "solid", "shape": "linear", "width": 1.5}, "mode": "lines", "name": "", "scene": "scene", "showlegend": false, "type": "scatter3d", "x": [0.6, 0.65], "xaxis": "x", "y": [0.3, 0.35], "yaxis": "y", "z": [-0.9, -1], "zaxis": "z", "zmax": 0, "zmin": -10}, {"colorbar": {"len": 0.8657, "title": "", "x": 0.7568, "y": 0.5087}, "legendgroup": "", "line": {"color": "rgba(255, 165, 0, 1.000)", "dash": "solid", "shape": "linear", "width": 1.5}, "mode": "lines", "name": "", "scene": "scene", "showlegend": false, "type": "scatter3d", "x": [0.7, 0.75], "xaxis": "x", "y": [0, 0.05], "yaxis": "y", "z": [-0.7, -0.8], "zaxis": "z", "zmax": 0, "zmin": -10}, {"colorbar": {"len": 0.8657, "title": "", "x": 0.7568, "y": 0.5087}, "legendgroup": "", "line": {"color": "rgba(255, 165, 0, 1.000)", "dash": "solid", "shape": "linear", "width": 1.5}, "mode": "lines", "name": "", "scene": "scene", "showlegend": false, "type": "scatter3d", "x": [0.7, 0.75], "xaxis": "x", "y": [0.1, 0.15], "yaxis": "y", "z": [-0.8, -0.9], "zaxis": "z", "zmax": 0, "zmin": -10}, {"colorbar": {"len": 0.8657, "title": "", "x": 0.7568, "y": 0.5087}, "legendgroup": "", "line": {"color": "rgba(255, 165, 0, 1.000)", "dash": "solid", "shape": "linear", "width": 1.5}, "mode": "lines", "name": "", "scene": "scene", "showlegend": false, "type": "scatter3d", "x": [0.7, 0.75], "xaxis": "x", "y": [0.2, 0.25], "yaxis": "y", "z": [-0.9, -1], "zaxis": "z", "zmax": 0, "zmin": -10}, {"colorbar": {"len": 0.8657, "title": "", "x": 0.7568, "y": 0.5087}, "legendgroup": "", "line": {"color": "rgba(255, 165, 0, 1.000)", "dash": "solid", "shape": "linear", "width": 1.5}, "mode": "lines", "name": "", "scene": "scene", "showlegend": false, "type": "scatter3d", "x": [0.8, 0.85], "xaxis": "x", "y": [0, 0.05], "yaxis": "y", "z": [-0.8, -0.9], "zaxis": "z", "zmax": 0, "zmin": -10}, {"colorbar": {"len": 0.8657, "title": "", "x": 0.7568, "y": 0.5087}, "legendgroup": "", "line": {"color": "rgba(255, 165, 0, 1.000)", "dash": "solid", "shape": "linear", "width": 1.5}, "mode": "lines", "name": "", "scene": "scene", "showlegend": false, "type": "scatter3d", "x": [0.8, 0.85], "xaxis": "x", "y": [0.1, 0.15], "yaxis": "y", "z": [-0.9, -1], "zaxis": "z", "zmax": 0, "zmin": -10}, {"colorbar": {"len": 0.8657, "title": "", "x": 0.7568, "y": 0.5087}, "legendgroup": "", "line": {"color": "rgba(255, 165, 0, 1.000)", "dash": "solid", "shape": "linear", "width": 1.5}, "mode": "lines", "name": "", "scene": "scene", "showlegend": false, "type": "scatter3d", "x": [0.9, 0.95], "xaxis": "x", "y": [0, 0.05], "yaxis": "y", "z": [-0.9, -1], "zaxis": "z", "zmax": 0, "zmin": -10}, {"colorbar": {"len": 0.8657, "title": "", "x": 0.7568, "y": 0.5087}, "legendgroup": "Optimum (0,1,-1)", "marker": {"color": "rgba(255, 0, 255, 1.000)", "line": {"color": "rgba(0, 0, 0, 1.000)", "width": 1}, "size": 20, "symbol": "star-triangle-up"}, "mode": "markers", "name": "Optimum (0,1,-1)", "scene": "scene", "showlegend": true, "type": "scatter3d", "x": [0], "xaxis": "x", "y": [1], "yaxis": "y", "z": [-1], "zaxis": "z", "zmax": 0, "zmin": -10}], "layout": {"annotations": [{"font": {"color": "rgba(0, 0, 0, 1.000)", "family": "sans-serif", "size": 20}, "rotation": 0, "showarrow": false, "text": "3D", "x": 0.5201, "xanchor": "center", "xref": "paper", "y": 1, "yanchor": "top", "yref": "paper"}], "height": 400, "legend": {"bgcolor": "rgba(255, 255, 255, 1.000)", "bordercolor": "rgba(0, 0, 0, 1.000)", "borderwidth": 1, "font": {"color": "rgba(0, 0, 0, 1.000)", "family": "sans-serif", "size": 11}, "title": {"font": {"color": "rgba(0, 0, 0, 1.000)", "family": "sans-serif", "size": 15}, "text": ""}, "tracegroupgap": 0, "traceorder": "normal", "x": 1, "xanchor": "auto", "y": 1, "yanchor": "auto"}, "margin": {"b": 20, "l": 0, "r": 0, "t": 20}, "paper_bgcolor": "rgba(255, 255, 255, 1.000)", "plot_bgcolor": "rgba(255, 255, 255, 1.000)", "scene": {"camera": {"eye": {"x": 1.126, "y": -1.95, "z": 1.3}, "projection": "orthographic"}, "domain": {"x": [0.04684, 0.7568], "y": [0.07581, 0.9415]}, "xaxis": {"gridcolor": "rgba(0, 0, 0, 0.100)", "gridwidth": 0.5, "linecolor": "rgba(0, 0, 0, 1.000)", "mirror": false, "range": [0, 5], "showgrid": true, "showline": true, "showticklabels": true, "tickangle": 0, "tickcolor": "rgb(0, 0, 0)", "tickfont": {"color": "rgba(0, 0, 0, 1.000)", "family": "sans-serif", "size": 11}, "tickmode": "array", "ticks": "inside", "ticktext": ["0", "1", "2", "3", "4", "5"], "tickvals": [0, 1, 2, 3, 4, 5], "title": "x1", "titlefont": {"color": "rgba(0, 0, 0, 1.000)", "family": "sans-serif", "size": 15}, "type": "-", "visible": true, "zeroline": false, "zerolinecolor": "rgba(0, 0, 0, 1.000)"}, "yaxis": {"gridcolor": "rgba(0, 0, 0, 0.100)", "gridwidth": 0.5, "linecolor": "rgba(0, 0, 0, 1.000)", "mirror": false, "range": [0, 5], "showgrid": true, "showline": true, "showticklabels": true, "tickangle": 0, "tickcolor": "rgb(0, 0, 0)", "tickfont": {"color": "rgba(0, 0, 0, 1.000)", "family": "sans-serif", "size": 11}, "tickmode": "array", "ticks": "inside", "ticktext": ["0", "1", "2", "3", "4", "5"], "tickvals": [0, 1, 2, 3, 4, 5], "title": "x2", "titlefont": {"color": "rgba(0, 0, 0, 1.000)", "family": "sans-serif", "size": 15}, "type": "-", "visible": true, "zeroline": false, "zerolinecolor": "rgba(0, 0, 0, 1.000)"}, "zaxis": {"gridcolor": "rgba(0, 0, 0, 0.100)", "gridwidth": 0.5, "linecolor": "rgba(0, 0, 0, 1.000)", "mirror": false, "range": [-10, 1], "showgrid": true, "showline": true, "showticklabels": true, "tickangle": 0, "tickcolor": "rgb(0, 0, 0)", "tickfont": {"color": "rgba(0, 0, 0, 1.000)", "family": "sans-serif", "size": 11}, "tickmode": "array", "ticks": "inside", "ticktext": ["−10.0", "−7.5", "−5.0", "−2.5", "0.0"], "tickvals": [-10, -7.5, -5, -2.5, 0], "title": "z = -x1 - x2", "titlefont": {"color": "rgba(0, 0, 0, 1.000)", "family": "sans-serif", "size": 15}, "type": "-", "visible": true, "zeroline": false, "zerolinecolor": "rgba(0, 0, 0, 1.000)"}}, "showlegend": true, "width": 600}}
